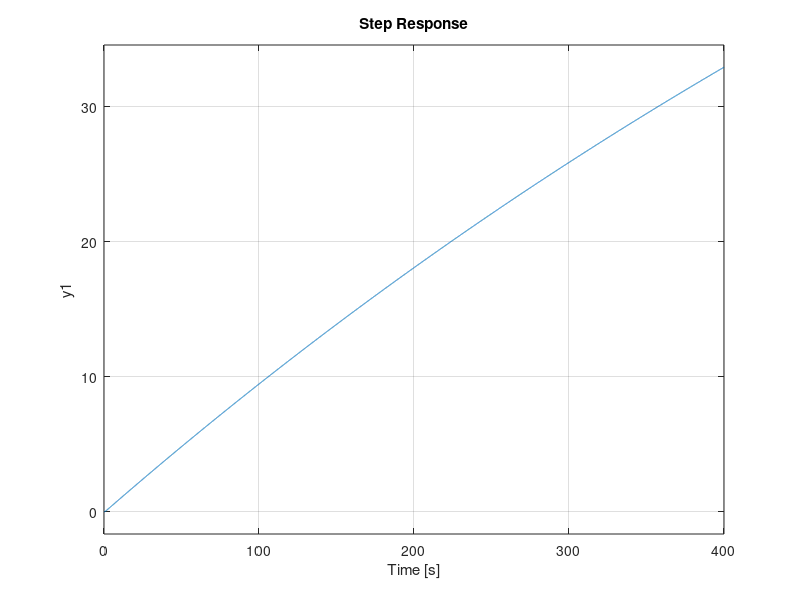
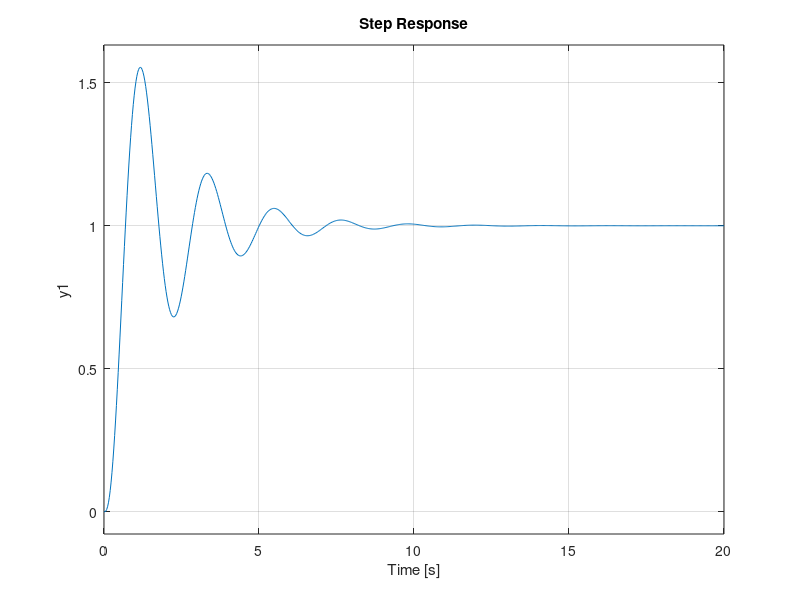
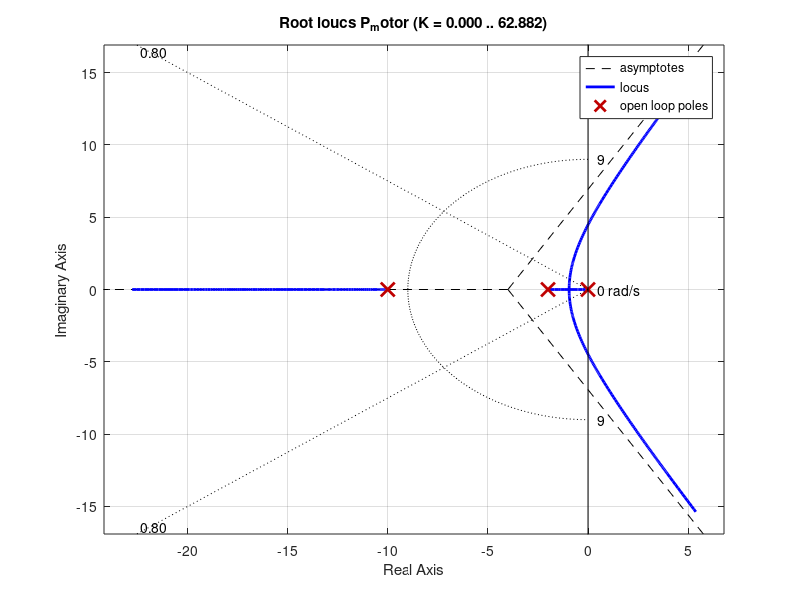

Here is the MATLAB script that generated these plots, in order: (Note: this script raises an error after producing the figures.)
J = 0.01;
b = 0.1;
K = 0.01;
R = 1;
L = 0.5;
s = tf('s');
P_motor = K / ( s * ( J*s + b ) * ( L*s + R ) + K^2 ); % multiplied by 
figure
step(P_motor)


%%
Kp = 48;
Ki = 0;
Kd = 0;
pid_param = 1;
pid_param = pid(Kp,Ki,Kd)

P_motor = pid_param * P_motor

figure(120)
rlocus(P_motor) % rlocus is defined for open loop functions and gives stability of closed loop

sgrid(0.8,9) % sgrid(zeta,Wn) sgrid draws s=jw line and the line representing cos(zeta)
motor = feedback(P_motor,1) % -1 if positive feedback

% pid = Kp + Kd * s + (Ki / s); 
% %Mp = 120%
% e^(-1 * pi * zeta / sqrt(1 - zeta^2)) * 100 = 120



figure

step(motor)


%%

Mp = 120
zeta = 0.8




%e^(-1 * pi * zeta / sqrt(1 - zeta^2)) * 100 = 120




%%

Kp = 121;
Ki = 0;
Kd = 0;

pid_param = pid(Kp,Ki,Kd);
P_motor = K / ( s * ( J*s + b ) * ( L*s + R ) + K^2 ); % multiplied by 

P_motor = pid_param * P_motor
motor = feedback(P_motor, 1 )

figure(100)

pzplot(P_motor)
figure(200)
step(motor)
figure(300)
rlocus(P_motor)